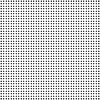
Frame 1 (no input)
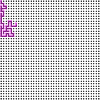
Frame 60 (no input)
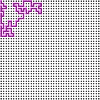
Frame 120 (the mouse pressed at the canvas centre since frame 60)

The p5.js sketch that drew these frames (run headless with seeded random() and noise() and a simulated clock; from frame 60 on, the mouse is pressed at the canvas centre):

// p5.js sketch
// ── sketch.js
var cols, rows;
var w =2.5;
var cells = [];
var currentCell;
var doneCels = []

function setup() {
  
  createCanvas(100, 100);
  cols = floor(width/w)
  rows = floor(height/w)
  
  for(var y = 0; y < rows ; y++){
    for(var x = 0; x < cols ; x++){
      var cell = new Cell(x, y);
      cells.push(cell)
    }
  }
  fill(255, 0 , 255, 40)
  
  currentCell = cells[0];
  
        background(55);
  for(var i = 0; i < cells.length; i++){
      cells[i].show();
  }
}


function draw() {
      background(55);
  for(var i = 0; i < cells.length; i++){
      cells[i].show();
  }

  var prozent = ((doneCels.length / (rows * cols)) * 100)
  if(prozent % 1 == 0)
    {
      console.log(prozent + "/100% abgeschlossen");
    }
  
  currentCell.visited = true;
  var next = currentCell.checkNeighbors();
  if(next){
    currentCell.UpdateWalls(next)
    next.visited = true;
    next.last = currentCell;
    currentCell = next;
    doneCels.push(currentCell)
  }
  else {
    if(currentCell.last){
      currentCell = currentCell.last
    }
    else{
        background(55);
        for(var i = 0; i < cells.length; i++){
        cells[i].show();
      }
    }
  }
}

function Index(x, y){
  if(x < 0 || y < 0 || x > cols - 1 || y > rows - 1){
    return undefined;
  }
  return x + y * cols;
}

function Cell(x, y){
  
  this.x = x
  this.y = y
  this.walls = [true, true, true, true]//Top,Bottom,Right,Left
  this.visited = false;
  this.last = undefined
  
  
  this.checkNeighbors = function(){
    var neighbors =  []
    
    var top = cells[Index(x, y - 1)]
    
    var left = cells[Index(x - 1, y)]
    
    var right = cells[Index(x + 1, y)]
    
    var bottom = cells[Index(x, y + 1)]
    
    if(top && !top.visited){
      neighbors.push(top)
    }
    if(left && !left.visited){
      neighbors.push(left)
    }
    if(right && !right.visited){
      neighbors.push(right)
    }
    if(bottom && !bottom.visited){
      neighbors.push(bottom)
    }
    
    if(neighbors.length > 0){
      var r = floor(random(0, neighbors.length)); 
      return neighbors[r];
    }
    else{
      return undefined;
    }
    
  }
  
  
  this.show = function() {
    var i = x * w;
    var j = y * w;
    
    stroke(255);
    
    if(this.walls[0] === true) {
        line(i, j, i + w, j);
      }
    if(this.walls[3] === true){
      line(i, j, i, j + w)
    }
    if(this.walls[2] === true){
         line(i + w, j, i + w, j + w)
      }
    if(this.walls[1] === true)
      {
        line(i, j + w, i + w, j + w)
      }
    if(this.visited === true)
      {
        noStroke()
        fill(255, 0, 255, 100)
        rect(i, j, w, w)
      }
    if(this == currentCell)
      {
        fill(255, 100, 255, 100)
        rect(i, j, w, w)
      }
    }
    
    
  this.UpdateWalls = function(next)
    {
      var xdif = next.x - this.x
      var ydif = next.y - this.y
      
      if(xdif == -1 && ydif == 0)
        {
          this.walls[3] = false;
          next.walls[2] = false;
        }
      if(xdif == 1 && ydif == 0)
        {
          this.walls[2] = false;
          next.walls[3] = false;
        }
      if(xdif == 0 && ydif == -1)
        {
          this.walls[0] = false;
          next.walls[1] = false;
        }
      if(xdif == 0 && ydif == 1)
        {
          this.walls[1] = false;
          next.walls[0] = false;
        }
    }
  
}
